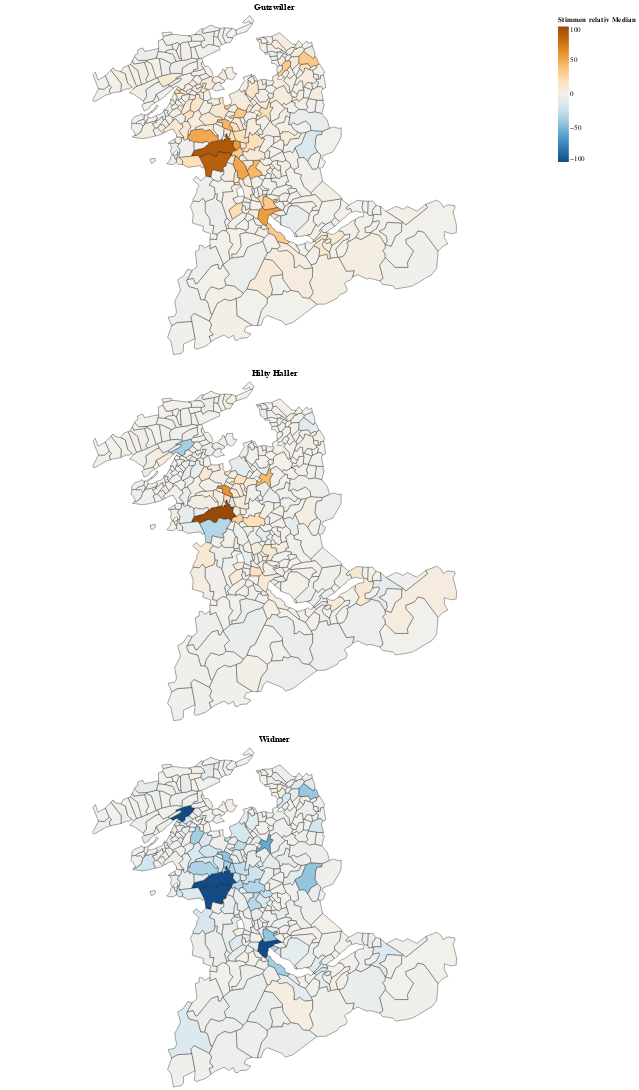

Notebook code for this chart:
### Code cell
from altair import datum

variable_list = ['Gutzwiller', 'Hilty Haller', 'Widmer']
temp_df = kandidaten_gruene_bern_df[(kandidaten_gruene_bern_df['NAME'].isin(variable_list))].reset_index(drop=True).merge(stimmen_pro_gemeinde_df, left_on='GEMEINDE_NUMMER', right_on='GEMEINDE_NUMMER')
temp_df['STIMMEN_RELATIV'] = (temp_df['STIMMEN_KANDIDAT_x'] - temp_df['STIMMEN_KANDIDAT_y'])

data = alt.InlineData(values=topojson, format=alt.DataFormat(feature='K4voge_20220501_gf', type='topojson'))
# selector = alt.selection_single(empty='all', fields=['properties.vogeId'])

base = alt.Chart(data).mark_geoshape(stroke='black',strokeWidth=.5,fill=None).encode(
).project(
    type='identity', reflectY=True
).properties(
    width=800,
    height=500
)

gemeinden = alt.Chart(temp_df).mark_geoshape(stroke='black',strokeWidth=.5).encode(
    color=alt.Color(
            'STIMMEN_RELATIV:Q',
            scale=alt.Scale(scheme='blueorange', domain=[-100,100], clamp=True),
            legend=alt.Legend(title='Stimmen relativ Median')
    ),
    tooltip=[
        alt.Tooltip('properties.vogeName:N', title='Gemeinde'),
        alt.Tooltip('STIMMEN_KANDIDAT_x:Q', title='Stimmen Kandidat'),
        alt.Tooltip('STIMMEN_KANDIDAT_y:Q', title='Stimmen Median', format='.1f'),
        alt.Tooltip('STIMMEN_RELATIV:Q', title='Differenz', format='.1f'),
        # alt.Tooltip(alt.repeat('row'), type='quantitative', format='.2%', title='Stimmanteil Liste 12'),
    ],
# ).transform_filter(
#     datum['NAME'] == 'Widmer'
).transform_lookup(
    lookup='GEMEINDE_NUMMER',
    from_=alt.LookupData(data, 'properties.vogeId', ["type", "properties", "geometry"])
).project(
    type='identity', reflectY=True
).properties(
    # title=alt.TitleParams(alt.repeat('row')),
    width=800,
    height=500,
)

chart = alt.vconcat()
for name in variable_list:
    chart &= gemeinden.transform_filter(datum['NAME'] == name).properties(title=name)
chart
